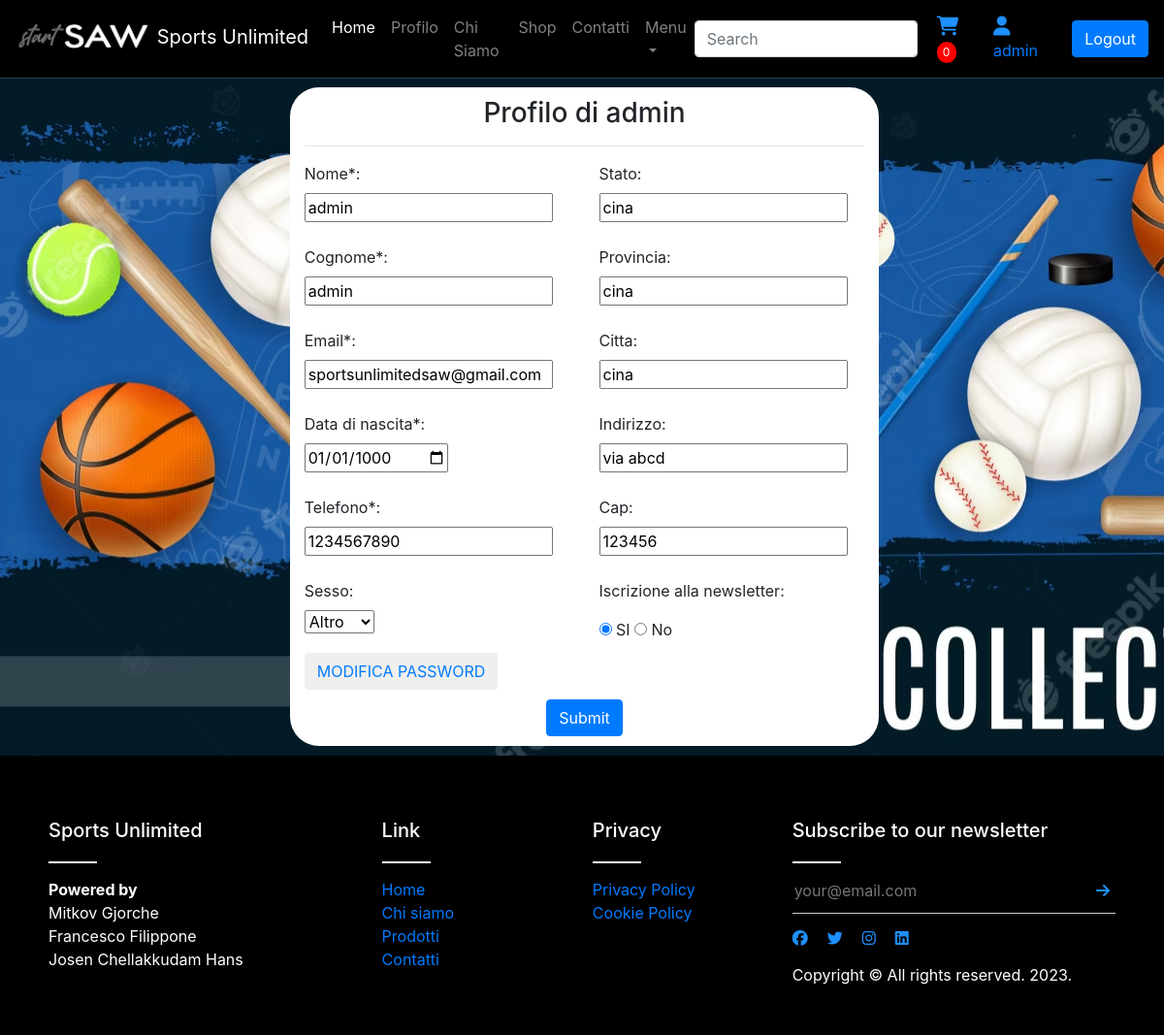
The page /php/show_profile.php (signed in) on the database its author committed.
### tables this page shows
CREATE TABLE `users` (
  `iduser` int(11) NOT NULL,
  `firstname` char(25) NOT NULL,
  `lastname` char(25) NOT NULL,
  `email` char(40) NOT NULL,
  `pass` char(100) NOT NULL,
  `sesso` varchar(5) DEFAULT NULL,
  `DataDiNascita` date DEFAULT NULL,
  `Telefono` bigint(1) DEFAULT NULL,
  `Stato` varchar(15) DEFAULT NULL,
  `Provincia` varchar(20) DEFAULT NULL,
  `Citta` varchar(20) DEFAULT NULL,
  `Indirizzo` varchar(40) DEFAULT NULL,
  `Cap` int(5) DEFAULT NULL,
  `Newsletter` tinyint(1) DEFAULT NULL,
  `ban` int(1) NOT NULL DEFAULT 1
);

### php/show_profile.php (the view, shortened to what this page needs)
<?php
    include("db.php");
?>
<!DOCTYPE html>
<html lang="it">
<head>
    <link rel="stylesheet" href="https://maxcdn.bootstrapcdn.com/bootstrap/4.0.0/css/bootstrap.min.css">
    <link rel="stylesheet" href="../css/main.css">
    <link rel="stylesheet" href="../css/form-style.css">
</head>
<body >
    <?php
        include("../partials/navbar.php");
        $stmt= mysqli_prepare($con, "SELECT * FROM users WHERE email=?");
        mysqli_stmt_bind_param($stmt, 's', $_SESSION['email']);
        mysqli_stmt_execute($stmt);
        $res= mysqli_stmt_get_result($stmt);
        $row= mysqli_fetch_assoc($res);
    ?>
    <section class="sfondo">
        <div class="row marginrow">
            <div class="col-sm-3"></div>
            <div class="col-sm-6" id="SProfile">
                <h3 id="titoloSP">Profilo di <?php echo $_SESSION['nome']; ?></h3>
                <hr></hr>
                <form action="update_profile.php" method="post" onsubmit="return false" >
                    <div class="row">
                        <div class="profile_col col-sm-6">
                            <label for="name">Nome*:</label> <br>
                            <input type="text" id="firstname" name="firstname" placeholder="Inserisci nome" required
                            <?php
                                echo "value='".$row["firstname"]."'";
                            ?> >
                            <br><br>
                            <label for="lastname">Cognome*:</label> <br>
                            <input type="text" id="lastname" name="lastname" placeholder="Inserisci cognome" required
                                <?php
                                    echo "value='".$row["lastname"]."'";
                                ?> >
                            <br><br>
                            <label for="email">Email*:</label><br>
                            <input type="email" id="email" name="email" placeholder="Inserisci email" required
                                <?php
                                    echo "value='".$row["email"]."'";
                                ?> >
                            <br><br>
                            <label for="DataDiNascita">Data di nascita*:</label> <br>
                            <input type="date" id="DataDiNascita" name="DataDiNascita" placeholder="Inserisci data di nascita" required
                                <?php
                                    echo "value='".$row["DataDiNascita"]."'";
                                ?> >
                            <br><br>
                            <label for="Telefono">Telefono*:</label> <br>
                            <input type="text" id="Telefono" name="Telefono" placeholder="Inserisci telefono" required
                                <?php
                                    echo "value='".$row["Telefono"]."'";
                                ?> >
                            <br><br>
                            <label for="Sesso">Sesso:</label><br>
                            <select name="Sesso" id="Sesso">
                                <option value="Altro" <?php if($row['sesso']!="F" or $row['sesso']!='M') echo "selected"?>>Altro</option>
                            </select>
                            <br>
                            <button class="btn btn-default" style="margin-top: 20px"><a href="Modifica-Password.php">MODIFICA PASSWORD</a></button>
                        </div>
                        <div class="profile_col col-sm-6">
                            <label for="Stato">Stato:</label> <br>
                            <input type="text" id="Stato" name="Stato" placeholder="Inserisci stato"
                                <?php
                                    echo "value='".$row["Stato"]."'";
                                ?> >
                            <br><br>
                            <label for="Provincia">Provincia:</label> <br>
                            <input type="text" id="Provincia" name="Provincia" placeholder="Inserisci provincia"
                                <?php
                                    echo "value='".$row["Provincia"]."'";
                                ?> >
                            <br><br>
                            <label for="Citta">Citta:</label> <br>
                            <input type="text" id="Citta" name="Citta" placeholder="Inserisci città"
                                <?php
                                    echo "value='".$row["Citta"]."'";
                                ?> >
                            <br><br>
                            <label for="Indirizzo">Indirizzo:</label> <br>
                            <input type="text" id="Indirizzo" name="Indirizzo" placeholder="Inserisci indirizzo"
                                <?php
                                    echo "value='".$row["Indirizzo"]."'";
                                ?> >
                            <br><br>
                            <label for="Cap">Cap:</label> <br>
                            <input type="text" id="Cap" name="Cap" placeholder="Inserisci cap"
                                <?php
                                    echo "value='".$row["Cap"]."'";
                                ?> >
                            <br><br>
                            <p>Iscrizione alla newsletter:</p>
                            <input type="radio" id="iscrizione" name="Newsletter" value=1 <?php if($row['Newsletter'] == 1) echo "checked"?>>
                            <label for="true">SI</label>
                            <input type="radio" id="false" name="Newsletter" value=0 <?php if($row['Newsletter'] == 0) echo "checked"?>>
                            <label for="false">No</label>
                        </div>
                    </div>
                    <div id="SubSP">
                        <input name="submit" type="submit" id="update_profile" class="btn btn-primary">
                    </div>
                </form>
            </div>
        </div>
    </section>
    <?php
        include("../partials/footer.php");
    ?>
</body>

### partials/navbar.php (shortened to what this page needs)
<nav class="navbar navbar-expand-lg navbar-dark">
  <a class="navbar-brand" href="index.php">
    <img src="../img/logo4.jpg" alt="logo" id="ImgNav">
    Sports Unlimited
  </a>
  <div class="collapse navbar-collapse" id="navbarSupportedContent">
    <ul class="navbar-nav mr-auto">
      <li class="nav-item active">
        <a class="nav-link" href="index.php">Home <span class="sr-only">(current)</span></a>
      </li>
      <?php if (isset($_SESSION['nome']))
          echo '<li class="nav-item">
                   <a class="nav-link" href="show_profile.php">Profilo</a>
               </li>';
      ?>
      <li class="nav-item">
        <a class="nav-link" href="about.php">Chi Siamo</a>
      </li>
      <li class="nav-item">
        <a class="nav-link" href="prodotti.php">Shop</a>
      </li>
      <li class="nav-item">
        <a class="nav-link" href="contacts.php">Contatti</a>
      </li>
      <?php
if (isset($_SESSION['send'])) {
    echo '<li class="nav-item dropdown">
              <a class="nav-link dropdown-toggle" href="#" id="navbarDropdown" role="button" onclick="toggleDropdown()" aria-expanded="false">
                Menu
              </a>
              <ul class="dropdown-menu" id="dropdownMenu" aria-labelledby="navbarDropdown">
                <li><a class="dropdown-item" href="Form_Newsletter.php">Newsletter</a></li>
                <li><a class="dropdown-item" href="ListaAcquisti.php">ListaAcquisti</a></li>
                <li><a class="dropdown-item" href="UtentiRgistrati.php">Gestisci Utenti</a></li>
                <li><a class="dropdown-item" href="ProdottiShop.php">Gestisci Prodotti</a></li>
              </ul>
            </li>
            <script>
              function toggleDropdown() {
                var dropdownMenu = document.getElementById("dropdownMenu");
                dropdownMenu.classList.toggle("show");
              }
            </script>';
}
?>
    </ul>
    <div><input id="search" class="menu_margin form-control SearchNav" type="search" placeholder="Search" aria-label="Search">
    <ul id="product_list" class="list-group" style="position: absolute; z-index:999; width: 400px; padding: 3px"></ul></div>
    <div class="menu_margin MargNav"><a href="carrello.php"><i class="fa-solid fa-cart-shopping" style="font-size: 20px"></i><div class="notifications">0</div></a></div>
    <?php if (isset($_SESSION['nome']))
              echo '<a href="show_profile.php" class="MargNav"><i class="fa-solid fa-user INav"></i> '.$_SESSION['nome'].'</a><button id="logout" class="btn btn-primary">Logout</button>';
          else
              echo '<a href="Form_login.php" class="MargNav"><i class="fa-solid fa-user INav"></i></a>';
    ?>
  </div>
</nav>

### partials/footer.php
<footer>
    <div class="footerLeft">
        <div class="footerMenu">
            <h1 class="FMenuTitolo">
                Sports Unlimited
            </h1>
            <ul class="MenuList">
                <li><b>Powered by</b></li>
                <li>Mitkov Gjorche</li>
                <li>Francesco Filippone</li>
                <li>Josen Chellakkudam Hans</li>
            </ul>
        </div>
        <div class="footerMenu">
            <h1 class="FMenuTitolo">
                Link
            </h1>
            <ul class="MenuList">
                <li>
                    <a href="../php/index.php">Home</a>
                </li>
                <li>
                    <a href="../php/about.php">Chi siamo</a>
                </li>
                <li>
                    <a href="../php/prodotti.php">Prodotti</a>
                </li>
                <li>
                    <a href="../php/contacts.php">Contatti</a>
                </li>
            </ul>
        </div>
        <div class="footerMenu">
            <h1 class="FMenuTitolo">
                Privacy
            </h1>
            <ul class="MenuList">
                <li><a href="#">Privacy Policy</a></li>
                <li><a href="#">Cookie Policy</a></li>
            </ul>
        </div>
    </div>
    <div class="footerRight">
        <div class="footerRightMenu">
            <h1 class="FMenuTitolo">Subscribe to our newsletter</h1>
                <form class="fMail">
                    <input type="text" placeholder="your@email.com" class="fInput">
                    <button class="FButtom" type="submit"><i class="fa-solid fa-arrow-right"></i></button>
                </form>
        </div>
        <div class="footerRightMenu">
            <div class="FIcons">
                <div class="NavItems">
                    <a href="#"> <i class="fa-brands fa-facebook"></i> </a>
                </div>
                <div class="NavItems" style="padding: 0 20px">
                    <a href="#"> <i class="fa-brands fa-twitter"></i> </a>
                </div>
                <div class="NavItems" style="padding: 0 20px 0 0">
                    <a href="#"> <i class="fa-brands fa-instagram"></i> </a>
                </div>
                <div class="NavItems">
                    <a href="#"> <i class="fa-brands fa-linkedin"></i> </a>
                </div>
            </div>
        </div>
        <div class="footerRightMenu">
            <span class="copyright">Copyright © All rights reserved. 2023.</span>
        </div>
    </div>
</footer>

### css/main.css (style rules this page uses)
body { padding: 0; margin: 0; }
* { margin: 0px; }
.navbar { background-color: black !important; }
i { color: dodgerblue; }
.NavItems { display: flex; align-items: center; }
a { align-items: center; justify-content: center; }
footer { display: flex; background-color: black; color: white; }
.footerLeft { flex: 2; display: flex; justify-content: space-between; padding: 50px; }
.footerRight { flex: 1; padding: 50px; display: flex; flex-direction: column; justify-content: space-between; }
footer a { display: block; text-decoration: none; }
.FMenuTitolo { font-size: 20px; margin: 15px 0 15px 0; }
.MenuList { padding: 0; list-style: none; }
.FMenuTitolo::after { content: ""; display: block; height: 2px; width: 50px; background: #fff; margin-top: 20px; }
.fMail { display: flex; justify-content: space-between; align-items: center; border-bottom: 1px solid #ccc; padding-bottom: 10px; }
.fMail input { background: transparent; width: 100%; border: none; color: #fff; outline: none; }
.fMail button { background: transparent; border: none; color: #fff; cursor: pointer; outline: none; }
.FIcons { display: flex; }
.notifications { background-color: red; padding: 2px; border-radius: 10px; color: white; font-size: 12px; width: 20px; text-align: center; display: inline-block; }
.sfondo { background-image: url(../img/Background_1.avif); background-repeat: no-repeat; }
.marginrow { margin-right: 0px }
#ImgNav { width: 140px; padding-bottom: 5px; }
.SearchNav { width: 230px; margin-right: 20px; }
.MargNav { margin-right: 20px; }
.INav { font-size: 20px; }

### css/form-style.css (style rules this page uses)
#SProfile { background-color: white; margin: 10px; border-radius: 30px; }
#titoloSP { text-align: center; padding-top: 10px; }
#SubSP { display: flex; justify-content: center; margin-top:10px; }

### rows shown on the page
users: firstname "admin", lastname "admin", email "sportsunlimitedsaw@gmail.com", DataDiNascita "01/01/1000", Telefono "1234567890", Sesso "Altro", Stato "cina", Provincia "cina", Citta "cina", Indirizzo "via abcd", Cap "123456", Newsletter "☑", Newsletter "☐ No"

### other values the page prints
$_SESSION['nome'] "admin"
